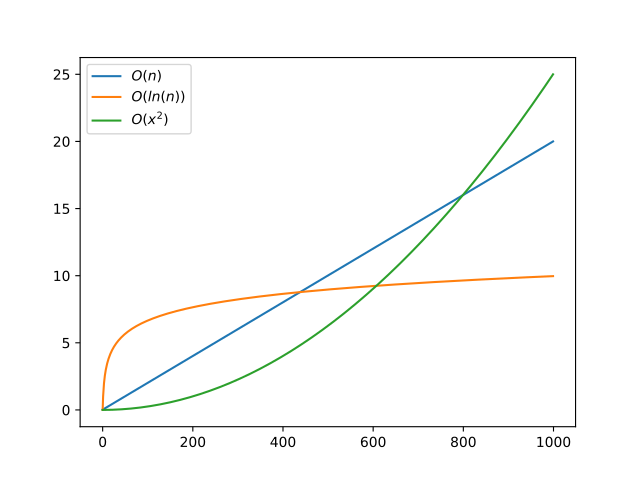

Here is the Python script that generated this plot:
import pandas as pd
import numpy as np

xy = np.arange(1, 1001)
log = np.log2(xy)
x2 = (xy / 200) ** 2

pd.DataFrame({
    '$O(n)$': xy / 50,
    '$O(ln(n))$': log,
    '$O(x^2)$': x2,
}).plot()
